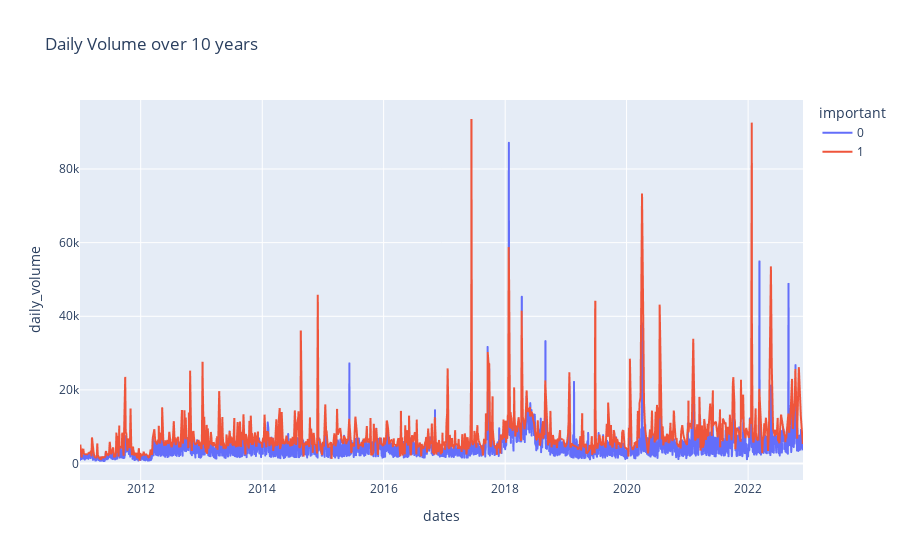

Notebook code cell kept with this figure:
### Markdown cell above
Important events clearly have more traffic than the normal events

### Code cell
print('Mean daily volume for events with important == 0:', df.groupby('important')['daily_volume'].mean()[0])
print('Mean daily volume for events with important == 1:', df.groupby('important')['daily_volume'].mean()[1])
_,pvalue = sp.stats.ttest_ind(a=df[df.important == 0]['daily_volume'], \
                   b=df[df.important == 1]['daily_volume'], nan_policy='omit')
print('P value: {:0.4f}'.format(pvalue))
px.line(df, x='dates', y='daily_volume', color='important', title='Daily Volume over 10 years')

### Figure 1 — Plotly figure (JSON) as saved in the notebook; plotly's stock layout.template omitted (floating-point values rounded to 4 significant figures; data arrays with more than 128 entries replaced by an {"elided": "..."} marker saying what was removed)
{"data": [{"hovertemplate": "important=0<br>dates=%{x}<br>daily_volume=%{y}<extra></extra>", "legendgroup": "0", "line": {"color": "#636efa", "dash": "solid"}, "marker": {"symbol": "circle"}, "mode": "lines", "name": "0", "showlegend": true, "type": "scattergl", "x": {"elided": "3223 str values"}, "xaxis": "x", "y": {"elided": "3223 int values"}, "yaxis": "y"}, {"hovertemplate": "important=1<br>dates=%{x}<br>daily_volume=%{y}<extra></extra>", "legendgroup": "1", "line": {"color": "#EF553B", "dash": "solid"}, "marker": {"symbol": "circle"}, "mode": "lines", "name": "1", "showlegend": true, "type": "scattergl", "x": {"elided": "1266 str values"}, "xaxis": "x", "y": {"elided": "1266 int values"}, "yaxis": "y"}], "layout": {"legend": {"title": {"text": "important"}, "tracegroupgap": 0}, "title": {"text": "Daily Volume over 10 years"}, "xaxis": {"anchor": "y", "domain": [0, 1], "title": {"text": "dates"}}, "yaxis": {"anchor": "x", "domain": [0, 1], "title": {"text": "daily_volume"}}}}
